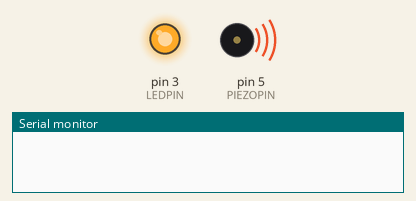
A sketch run on a simulated Arduino Uno, built with avr-gcc and run on an emulated ATmega328P. On the bench: output pins drawn as LEDs (lit = HIGH), buzzer (waves = sounding), the last lines printed to the serial monitor.

Above: at 0.12 s.
At 6.1 s:
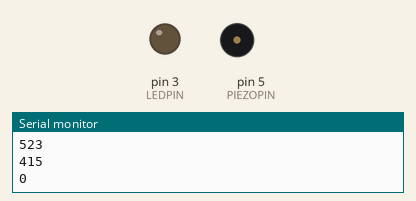
Timing chart, 0 to 9.5 s (numbered marks = the images above):
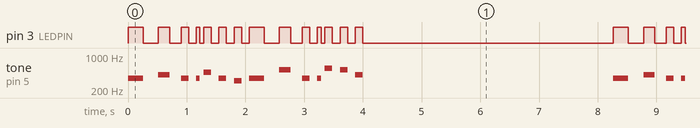

Measured:
- by itself, pin 3 (LEDPIN): moves between LOW and HIGH, repeating every 8.3 s
- by itself, tone on pin 5 (PIEZOPIN): plays 349 Hz for 0.26 s, 415 Hz for 0.19 s, 349 Hz for 0.13 s, 349 Hz for 0.06 s, 466 Hz for 0.13 s, 349 Hz for 0.13 s … (224 notes in this stretch)

The sketch:

M1M2.ino
```cpp
//THIS IS THE CODE FOR MEASURES 1 AND 2 OF "CRAZY FROG" ("AXEL F". REFERRED TO AS M1M2

//piezo element
int PIEZOPIN = 5;

//leds
int LEDPIN = 3;

//initialize variables
int note = 0;
int beat = 0;

//note frequencies in Hz
int note_C4 = 261.63;
int note_Eb4 = 311.13;
int note_F4 = 349.23;
int note_G4 = 392.00;
int note_Ab4 = 415.30;
int note_Bb4 = 466.16;
int note_C5 = 523.25;
int note_Db5 = 554.37;
int note_F5 = 698.46;

//note lengths (beats)
int bpm = 116;
int quarter = 60000 / bpm;  // (miliseconds in a minute) divided by (beats in a minute) equals (delay time in miliseconds)
int whole = quarter * 4;
int half = quarter * 2;
int eighth = whole / 8;
int sixteenth = whole / 16;
int dottedEighth = eighth + sixteenth;

//list of notes and values for measures 1 and 2
int dataM1M2[15][2] = {
  //m1
  {note_F4, quarter},
  {note_Ab4, dottedEighth},
  {note_F4, eighth},
  {note_F4, sixteenth},
  {note_Bb4, eighth},
  {note_F4, eighth},
  {note_Eb4, eighth},
  //m2
  {note_F4, quarter},
  {note_C5, dottedEighth},
  {note_F4, eighth},
  {note_F4, sixteenth},
  {note_Db5, eighth},
  {note_C5, eighth},
  {note_Ab4, eighth},
  {0, 0}, //this is the hack to make it not play a weird note
};

int lenM1M2 = sizeof(dataM1M2);


//-------------------------FUNCTIONS-------------------------

//setup function: initialize piezo, led lights, serial printer
void setup() {
  pinMode(PIEZOPIN, OUTPUT);
  pinMode(LEDPIN, OUTPUT);
  Serial.begin(9600);
}

//function for measures 1 and 2 (M1M2)
void playM1M2() {
  for (int a=0; a<(lenM1M2-1); a++) { //this is part of the hack that stops the weird sound from playing
    note = dataM1M2[a][0];
    beat = dataM1M2[a][1];
    digitalWrite(LEDPIN, LOW);
    tone(PIEZOPIN, note);
    digitalWrite(LEDPIN, HIGH);
    delay(beat / 2);
    Serial.println(note);
    noTone(PIEZOPIN);
    digitalWrite(LEDPIN, LOW);
    delay(beat / 2);
    if ((note==258) || (note==387) || (note == 517) || (note >= 800) || (note <= 100)) {  //by printing to the serial moniter, i saw that these frequencies always played at the end of the function
      noTone(PIEZOPIN);
      digitalWrite(LEDPIN, LOW);
      delay(whole * 2);
      a = -1;
    }
  }
}

//play the M1M2 function
void loop() {
  playM1M2();
}
```
